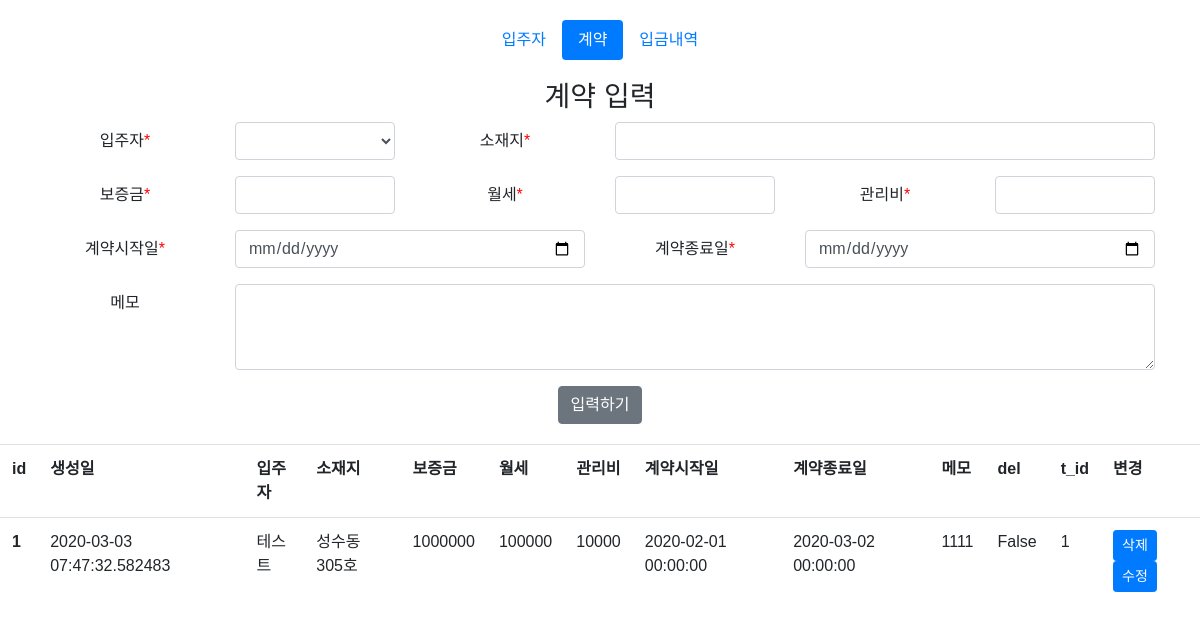
The app's page /contracts with its own data.
### app.py (models this page shows, shortened)
class Contracts(db.Model):
    __tablename__ = 'contracts'
    id = db.Column(db.Integer, primary_key=True)
    tenant_id = db.Column(db.Integer, db.ForeignKey(
        'tenants.id'), nullable=False)
    address = db.Column(db.String(30), nullable=False)
    deposit = db.Column(db.Integer, nullable=False)
    monthly = db.Column(db.Integer, nullable=False)
    management_fee = db.Column(db.Integer, nullable=False)
    start_date = db.Column(db.DateTime, nullable=False)
    end_date = db.Column(db.DateTime, nullable=False)
    memo = db.Column(db.Text)
    created_at = db.Column(db.DateTime, nullable=False)
    delete_col = db.Column(db.Boolean, default=False)

class Tenants(db.Model):
    __tablename__ = 'tenants'
    id = db.Column(db.Integer, primary_key=True)
    name = db.Column(db.String(20), nullable=False, unique=True)
    phone = db.Column(db.String(20), nullable=False)
    memo = db.Column(db.Text)
    created_at = db.Column(db.DateTime, nullable=False)
    delete_col = db.Column(db.Boolean, default=False)
    contracts = db.relationship('Contracts', backref='tenants')
    deposit_history = db.relationship('DepositHistory', backref='tenants')

### app.py (the view)
@app.route('/contracts', methods=['GET', 'POST'])
def contracts():
    if request.method == 'POST':
        tenant_name = request.form['tenant_name']
        tenant_id = Tenants.query.filter(
            Tenants.name == tenant_name).first().id
        contract_tenant_id = tenant_id
        contract_address = request.form['address']
        contract_deposit = request.form['deposit']
        contract_monthly = request.form['monthly']
        contract_management_fee = request.form['management_fee']
        contract_start_date = request.form['start_date']
        contract_end_date = request.form['end_date']
        contract_memo = request.form['memo']
        contract_created_at = datetime.now()+timedelta(hours=9)
        new_contract = Contracts(
            tenant_id=contract_tenant_id,
            address=contract_address,
            deposit=contract_deposit,
            monthly=contract_monthly,
            management_fee=contract_management_fee,
            start_date=datetime.strptime(
                contract_start_date, '%Y-%m-%d').date(),  # db형태에 맞춰져 변환
            end_date=datetime.strptime(
                contract_end_date, '%Y-%m-%d').date(),  # db형태에 맞춰져 변환
            memo=contract_memo,
            created_at=contract_created_at,
        )
        try:
            db.session.add(new_contract)
            db.session.commit()
            return redirect('/contracts')
        except:
            return "new_contract add error"
    else:
        contracts_tenants = db.session.query(
            Contracts, Tenants
        ).outerjoin(Tenants, Contracts.tenant_id == Tenants.id).all() # order가 안돼있음 해야함
        return render_template('/contracts.html', contracts_tenants=contracts_tenants)

### templates/contracts.html (shortened to what this page needs)
{% extends 'base.html' %}
{% block body %}
<div class="text-center">
    <h3>계약 입력</h3>
</div>
<div class="container">
    <form class="" action="/contracts" method="POST">
        <div class="form-group row required">
            <label for="tenant_name" class="col-sm-2 col-form-label text-center control-label">입주자</label>
            <div class="col-sm-2">
                <select class="form-control" name="tenant_name" id="tenant_name" required>
                    <option hidden disabled selected value></option>
                </select>
            </div>
            <label for="address" class="col-sm-2 col-form-label text-center control-label">소재지</label>
            <div class="col-sm-6">
                <input type="text" class="form-control" name="address" id="address" required>
            </div>
        </div>
        <div class="form-group row required">
            <label for="deposit" class="col-sm-2 col-form-label text-center control-label">보증금</label>
            <div class="col-sm-2">
                <input type="text" class="form-control" name="deposit" id="deposit" required>
            </div>
            <label for="monthly" class="col-sm-2 col-form-label text-center control-label">월세</label>
            <div class="col-sm-2">
                <input type="text" class="form-control" name="monthly" id="monthly" required>
            </div>
            <label for="management_fee" class="col-sm-2 col-form-label text-center control-label">관리비</label>
            <div class="col-sm-2">
                <input type="text" class="form-control" name="management_fee" id="management_fee" required>
            </div>
        </div>
        <div class="form-group row required">
            <label for="start_date" class="col-sm-2 col-form-label text-center control-label">계약시작일</label>
            <div class="col-sm-4">
                <input type="date" class="form-control" name="start_date" id="start_date" required>
            </div>
            <label for="end_date" class="col-sm-2 col-form-label text-center control-label">계약종료일</label>
            <div class="col-sm-4">
                <input type="date" class="form-control" name="end_date" id="end_date" required>
            </div>
        </div>
        <div class="form-group row">
            <label for="memo" class="col-sm-2 col-form-label text-center">메모</label>
            <div class="col-sm-10">
                <textarea class="form-control" name="memo" id="memo" rows="3"></textarea>
            </div>
        </div>
        <div class="text-center">
            <input class="btn btn-secondary" type="submit" value="입력하기">
        </div>
    </form>
</div>
<table class=table>
    <tr>
        <th scope="col">id</th>
        <th scope="col">생성일</th>
        <th scope="col">입주자</th>
        <th scope="col">소재지</th>
        <th scope="col">보증금</th>
        <th scope="col">월세</th>
        <th scope="col">관리비</th>
        <th scope="col">계약시작일</th>
        <th scope="col">계약종료일</th>
        <th scope="col">메모</th>
        <th scope="col">del</th>
        <th scope="col">t_id</th>
        <th scope="col">변경</th>
    </tr>
    {% for contract_tenant in contracts_tenants %}
    {% set contract = contract_tenant[0] %}
    {% set tenant = contract_tenant[1] %}
    <tr>
        <th scope="row">{{ contract.id }}</th>
        <td>{{ contract.created_at }}</td>
        <td>{{ tenant.name }}</td>
        <td>{{ contract.address }}</td>
        <td>{{ contract.deposit }}</td>
        <td>{{ contract.monthly }}</td>
        <td>{{ contract.management_fee }}</td>
        <td>{{ contract.start_date }}</td>
        <td>{{ contract.end_date }}</td>
        <td>{{ contract.memo }}</td>
        <td>{{ contract.delete_col}}</td>
        <td>{{ contract.tenant_id}}</td>
        <td>
            <a class="btn btn-primary btn-sm" href="" role="button">삭제</a>
            <a class="btn btn-primary btn-sm" href="" role="button">수정</a>
        </td>
    </tr>
    {% endfor %}
</table>
{% endblock %}

### static/css/main.css (style rules this page uses)
body { font-family: Helvetica; margin-top: 20px; margin-bottom: 20px; }
.required .control-label:after { content: "*"; color: red; }
.table { margin-top: 20px; }

### records on screen
Contracts: id "1", created_at "2020-03-03 07:47:32.582483", address "성수동 305호", deposit "1000000", monthly "100000", management_fee "10000", start_date "2020-02-01 00:00:00", end_date "2020-03-02 00:00:00", memo "1111", delete_col "False", tenant_id "1"
Tenants: name "테스트"
